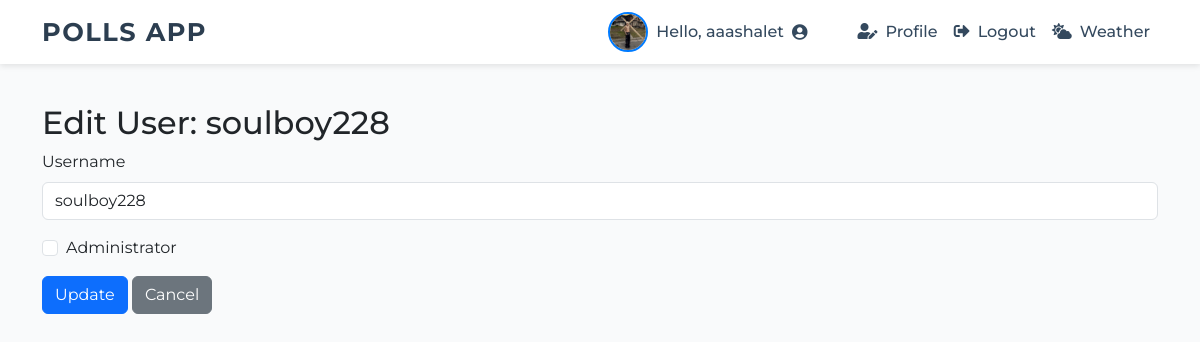
The page /admin/users/edit/1 (signed in) on the database its author committed.
### app.py (models this page shows, shortened)
class User(UserMixin, db.Model):
    id = db.Column(db.Integer, primary_key=True)
    username = db.Column(db.String(150), unique=True, nullable=False)
    password_hash = db.Column(db.String(256), nullable=False)
    is_admin = db.Column(db.Boolean, default=False)
    avatar_filename = db.Column(db.String(300), nullable=True)
    votes = db.relationship('Vote', backref='user', lazy=True)
    polls_created = db.relationship('Poll', backref='creator', lazy=True)

### app.py (the view)
@app.route('/admin/users/edit/<int:user_id>', methods=['GET', 'POST'])
@admin_required
def admin_edit_user(user_id):
    user = User.query.get_or_404(user_id)
    form = UserEditForm(user_id=str(user.id), obj=user)
    if form.validate_on_submit():
        user.username = form.username.data
        user.is_admin = form.is_admin.data
        db.session.commit()
        flash('User updated successfully.', 'success')
        return redirect(url_for('admin_users'))
    return render_template('admin/edit_user.html', form=form, user=user)

### app.py (shortened to what this page needs)
class UserEditForm(FlaskForm):
    username = StringField('Username', validators=[DataRequired(), Length(min=3, max=150)])
    is_admin = BooleanField('Administrator')
    submit = SubmitField('Update')
    def __init__(self, user_id=None, *args, **kwargs):
        super().__init__(*args, **kwargs)
        self.user_id = user_id

### app.py (called while the page is built)
@login_manager.user_loader
def load_user(user_id):
    return User.query.get(int(user_id))

def admin_required(f):
    @wraps(f)
    def decorated_function(*args, **kwargs):
        if not current_user.is_authenticated or not current_user.is_admin:
            abort(403)
        return f(*args, **kwargs)
    return decorated_function

### templates/admin/edit_user.html (shortened to what this page needs)
{% extends "layout.html" %}
{% block content %}
<h2>Edit User: {{ user.username }}</h2>
<form method="POST">
  <div class="mb-3">
    {{ form.username.label(class="form-label") }}
    {{ form.username(class="form-control") }}
  </div>
  <div class="form-check mb-3">
    {{ form.is_admin(class="form-check-input") }}
    {{ form.is_admin.label(class="form-check-label") }}
  </div>
  <button type="submit" class="btn btn-primary">{{ form.submit.label.text }}</button>
  <a href="{{ url_for('admin_users') }}" class="btn btn-secondary">Cancel</a>
</form>
{% endblock %}

### templates/layout.html (shortened to what this page needs)
<!doctype html>
<html lang="en">
<head>
  <link href="https://cdnjs.cloudflare.com/ajax/libs/font-awesome/5.15.3/css/all.min.css" rel="stylesheet" />
  <link href="https://cdn.jsdelivr.net/npm/bootstrap@5.3.0/dist/css/bootstrap.min.css" rel="stylesheet" />
</head>
<body>
  <nav class="navbar fixed-top navbar-expand-lg">
    <div class="container">
      <a class="navbar-brand" href="{{ url_for('index') }}">Polls App</a>
      <div class="collapse navbar-collapse justify-content-end" id="navbarNav">
        <ul class="navbar-nav align-items-center">
          {% if current_user.is_authenticated %}
          <li class="nav-item d-flex align-items-center me-3">
            {% if current_user.avatar_filename %}
            <img src="{{ url_for('static', filename='uploads/' ~ current_user.avatar_filename) }}" alt="Avatar"
              class="avatar" title="{{ current_user.username }}">
            {% endif %}
            <span class="navbar-text d-flex align-items-center">
  Hello, {{ current_user.username }}
  <i class="fas fa-user-circle ms-2"></i>
</span>
          </li>
          <li class="nav-item">
            <a class="nav-link" href="{{ url_for('profile') }}"><i class="fas fa-user-edit me-2"></i>Profile</a>
          </li>
          <li class="nav-item">
            <a class="nav-link" href="{{ url_for('logout') }}"><i class="fas fa-sign-out-alt me-2"></i>Logout</a>
          </li>
          {% endif %}
          <li class="nav-item">
            <a class="nav-link" href="{{ url_for('weather') }}"><i class="fas fa-cloud-sun me-2"></i>Weather</a>
          </li>
        </ul>
      </div>
    </div>
  </nav>
  <div class="container mt-4">
    {% block content %}{% endblock %}
  </div>
</body>
</html>

### templates/layout.html (style rules this page uses)
body { padding-top: 80px; font-family: 'Montserrat', sans-serif; background-color: #f9fafb; }
.navbar { background-color: #ffffff; box-shadow: 0 2px 6px rgba(0, 0, 0, 0.1); }
.navbar-brand { font-weight: 700; font-size: 1.6rem; letter-spacing: 1.5px; color: #2c3e50 !important; text-transform: uppercase; }
.nav-link { font-weight: 500; color: #34495e !important; transition: color 0.3s ease; }
.navbar-text { color: #34495e; font-weight: 500; margin-right: 10px; }
.avatar { width: 40px; height: 40px; object-fit: cover; border-radius: 50%; border: 2px solid #007bff; margin-right: 8px; transition: transform 0.3s ease; }

### rows shown on the page
User: avatar_filename (picture), username "aaashalet"
User: username "soulboy228"
